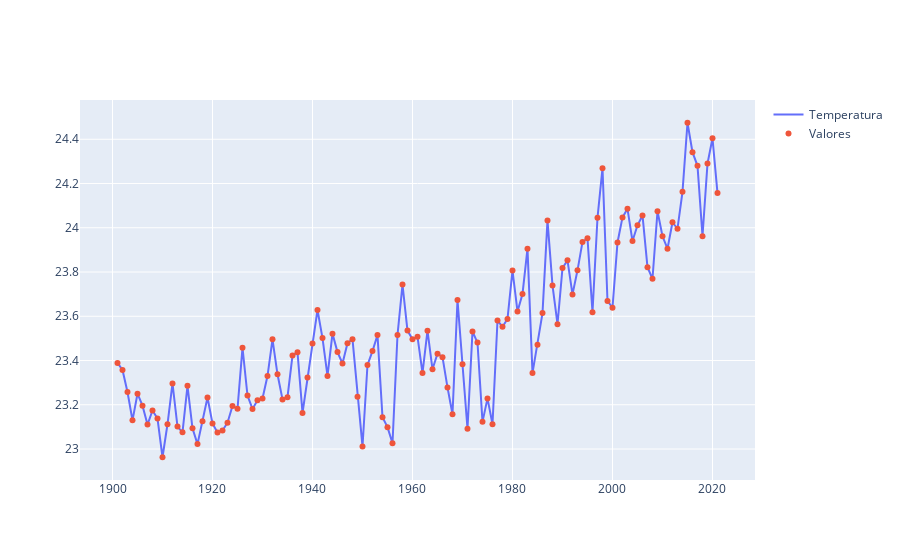

The notebook cell this image was saved under:
### Code cell
fig = go.Figure()
fig.add_trace(go.Scatter(x = df['ds'], y = df['y'], name = 'Temperatura'))
fig.add_trace(go.Scatter(x = df['ds'], y = df['y'], mode = 'markers', name = 'Valores'))
fig.show()
